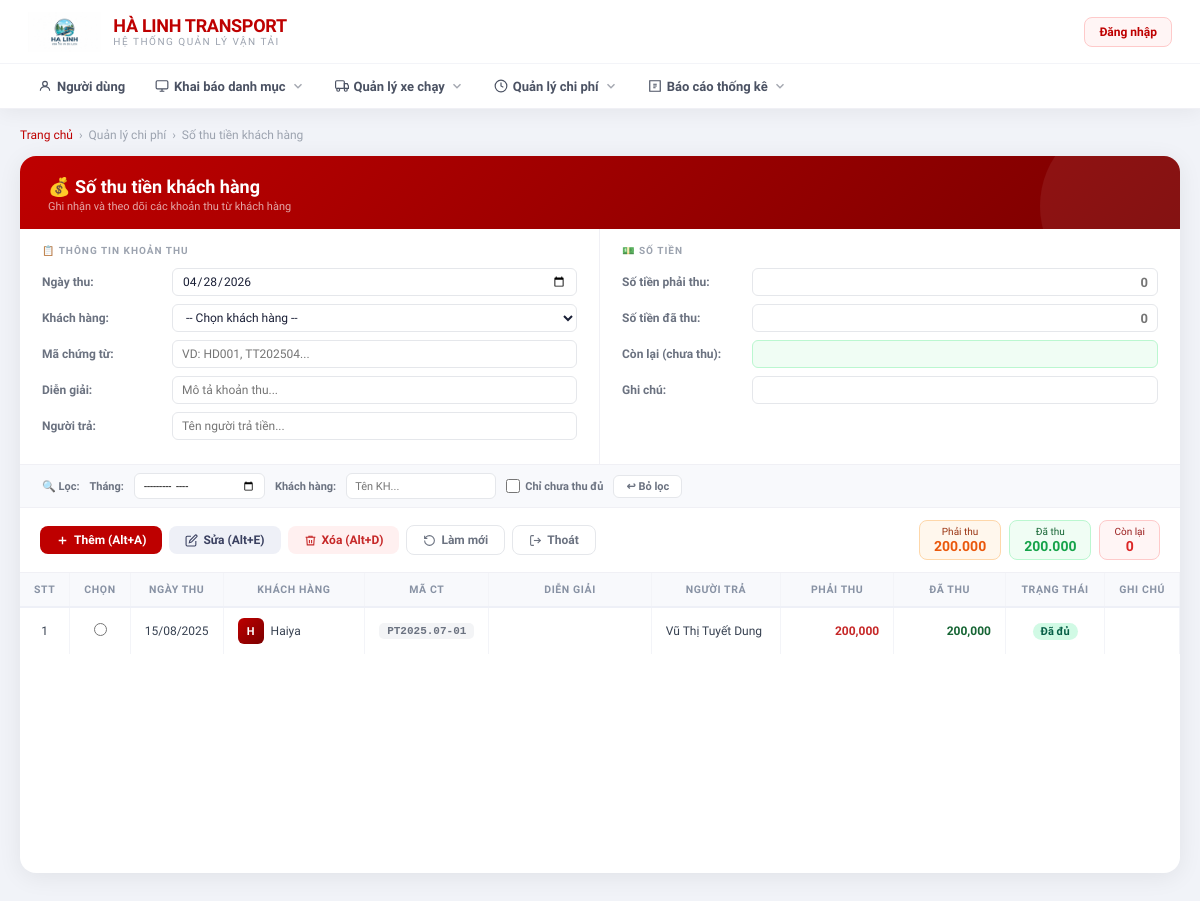
The page /so_thu_khach_hang.php (signed in) on the database its author committed.
### tables this page shows
CREATE TABLE `so_thu_khach_hang` (
  `id` int(11) NOT NULL,
  `ngay_thu` date DEFAULT NULL,
  `khach_hang` varchar(255) DEFAULT NULL,
  `loai_xe_chay` varchar(50) DEFAULT 'Công nhân',
  `ma_chung_tu` varchar(50) DEFAULT NULL,
  `dien_giai` varchar(255) DEFAULT NULL,
  `so_tien_phai_thu` decimal(15,0) DEFAULT 0,
  `so_tien_da_thu` decimal(15,0) DEFAULT 0,
  `ghi_chu` text DEFAULT NULL,
  `nguoi_tra` varchar(100) DEFAULT NULL
);

### so_thu_khach_hang.php (the view, shortened to what this page needs)
<?php
include 'conn.php';
$conn->query("CREATE TABLE IF NOT EXISTS `so_thu_khach_hang` (
    `id` int(11) NOT NULL AUTO_INCREMENT,
    `ngay_thu` date DEFAULT NULL,
    `khach_hang` varchar(255) DEFAULT NULL,
    `ma_chung_tu` varchar(50) DEFAULT NULL,
    `dien_giai` varchar(255) DEFAULT NULL,
    `nguoi_tra` varchar(100) DEFAULT NULL,
    `so_tien_phai_thu` decimal(15,0) DEFAULT 0,
    `so_tien_da_thu` decimal(15,0) DEFAULT 0,
    `ghi_chu` text DEFAULT NULL,
    PRIMARY KEY (`id`)
) ENGINE=InnoDB DEFAULT CHARSET=utf8mb4 COLLATE=utf8mb4_general_ci;");
$conn->query("ALTER TABLE so_thu_khach_hang ADD COLUMN IF NOT EXISTS `nguoi_tra` varchar(100) DEFAULT NULL");
$res = $conn->query("SELECT * FROM so_thu_khach_hang ORDER BY ngay_thu DESC, id DESC");
?>
<!DOCTYPE html>
<html lang="vi">
<head>
</head>
<body>
<?php include 'navbar.php'; ?>
<div class="page-wrapper">
    <div class="breadcrumb">
        <a href="index.php">Trang chủ</a> <span>›</span>
        <span>Quản lý chi phí</span> <span>›</span>
        <span>Số thu tiền khách hàng</span>
    </div>
    <div class="card">
        <div class="card-header">
            <h1>💰 Số thu tiền khách hàng</h1>
            <p>Ghi nhận và theo dõi các khoản thu từ khách hàng</p>
        </div>
        <form id="mainForm" method="POST" action="save_so_thu.php">
        <div class="form-panel">
            <div class="form-col">
                <div class="col-title">📋 Thông tin khoản thu</div>
                <div class="field-row"><label>Ngày thu:</label><input type="date" name="ngay_thu" id="ngay_thu" value="<?=date('Y-m-d')?>"></div>
                <div class="field-row">
                    <label>Khách hàng:</label>
                    <select name="khach_hang" id="khach_hang">
                        <option value="">-- Chọn khách hàng --</option>
                    </select>
                </div>
                <div class="field-row"><label>Mã chứng từ:</label><input type="text" name="ma_chung_tu" id="ma_chung_tu" placeholder="VD: HD001, TT202504..."></div>
                <div class="field-row"><label>Diễn giải:</label><input type="text" name="dien_giai" id="dien_giai" placeholder="Mô tả khoản thu..."></div>
                <div class="field-row"><label>Người trả:</label><input type="text" name="nguoi_tra" id="nguoi_tra" placeholder="Tên người trả tiền..."></div>
            </div>
            <div class="form-col">
                <div class="col-title">💵 Số tiền</div>
                <div class="field-row"><label>Số tiền phải thu:</label><input type="text" name="so_tien_phai_thu" id="so_tien_phai_thu" class="money-red" onkeyup="formatNum(this);tinhConLai();" placeholder="0"></div>
                <div class="field-row"><label>Số tiền đã thu:</label><input type="text" name="so_tien_da_thu" id="so_tien_da_thu" class="money-green" onkeyup="formatNum(this);tinhConLai();" placeholder="0"></div>
                <div class="field-row"><label>Còn lại (chưa thu):</label><input type="text" id="con_lai_display" class="con-lai-field" readonly></div>
                <div class="field-row"><label>Ghi chú:</label><input type="text" name="ghi_chu" id="ghi_chu"></div>
            </div>
        </div>
        <div class="filter-bar">
            <label>🔍 Lọc:</label>
            <label>Tháng:</label><input type="month" id="f_thang" onchange="filterTable()">
            <label>Khách hàng:</label><input type="text" id="f_kh" oninput="filterTable()" placeholder="Tên KH..." style="width:150px;">
            <label style="display:flex;align-items:center;gap:5px;"><input type="checkbox" id="f_chuathu" onchange="filterTable()"> Chỉ chưa thu đủ</label>
            <button type="button" onclick="resetFilter()" class="btn-filter">↩ Bỏ lọc</button>
        </div>
        <div class="toolbar">
            <button type="button" class="btn btn-add" onclick="submitAdd()">
                <svg width="13" height="13" fill="none" stroke="currentColor" stroke-width="2.5" viewBox="0 0 24 24"><path d="M12 5v14M5 12h14"/></svg>Thêm (Alt+A)
            </button>
            <button type="button" class="btn btn-edit" onclick="submitEdit()">
                <svg width="13" height="13" fill="none" stroke="currentColor" stroke-width="2" viewBox="0 0 24 24"><path d="M11 4H4a2 2 0 0 0-2 2v14a2 2 0 0 0 2 2h14a2 2 0 0 0 2-2v-7"/><path d="M18.5 2.5a2.121 2.121 0 0 1 3 3L12 15l-4 1 1-4 9.5-9.5z"/></svg>Sửa (Alt+E)
            </button>
            <button type="button" class="btn btn-del" onclick="deleteRow()">
                <svg width="13" height="13" fill="none" stroke="currentColor" stroke-width="2" viewBox="0 0 24 24"><polyline points="3 6 5 6 21 6"/><path d="M19 6l-1 14H6L5 6"/><path d="M10 11v6M14 11v6"/><path d="M9 6V4h6v2"/></svg>Xóa (Alt+D)
            </button>
            <button type="button" class="btn btn-new" onclick="clearForm()">
                <svg width="13" height="13" fill="none" stroke="currentColor" stroke-width="2" viewBox="0 0 24 24"><path d="M3 12a9 9 0 1 0 9-9 9.75 9.75 0 0 0-6.74 2.74L3 8"/><path d="M3 3v5h5"/></svg>Làm mới
            </button>
            <button type="button" class="btn btn-exit" onclick="window.location.href='index.php'">
                <svg width="13" height="13" fill="none" stroke="currentColor" stroke-width="2" viewBox="0 0 24 24"><path d="M9 21H5a2 2 0 0 1-2-2V5a2 2 0 0 1 2-2h4"/><polyline points="16 17 21 12 16 7"/><line x1="21" y1="12" x2="9" y2="12"/></svg>Thoát
            </button>
            <div class="summary-group">
                <div class="sbox sbox-orange">Phải thu<span id="sum_phai">0</span></div>
                <div class="sbox sbox-green">Đã thu<span id="sum_da">0</span></div>
                <div class="sbox sbox-red">Còn lại<span id="sum_con">0</span></div>
            </div>
        </div>
        </form>
        <div class="grid-wrapper">
        <table id="mainTable">
        <thead><tr>
            <th width="40">Stt</th><th width="40">Chọn</th><th width="90">Ngày thu</th>
            <th width="150">Khách hàng</th><th width="110">Mã CT</th>
            <th width="180">Diễn giải</th><th width="130">Người trả</th>
            <th width="120">Phải thu</th><th width="120">Đã thu</th>
            <th width="100">Trạng thái</th><th>Ghi chú</th>
        </tr></thead>
        <tbody id="tableBody">
        <?php $stt=1; while($r=$res->fetch_assoc()):
            $con_lai = $r['so_tien_phai_thu'] - $r['so_tien_da_thu'];
            $initial = strtoupper(mb_substr($r['khach_hang'], 0, 1));
        ?>
        <tr onclick="selectRow(this)"
            data-id="<?=$r['id']?>" data-ngay="<?=$r['ngay_thu']?>"
            data-kh="<?=htmlspecialchars($r['khach_hang']??'')?>"
            data-mact="<?=htmlspecialchars($r['ma_chung_tu']??'')?>"
            data-dg="<?=htmlspecialchars($r['dien_giai']??'')?>"
            data-nguoitra="<?=htmlspecialchars($r['nguoi_tra']??'')?>"
            data-phai="<?=$r['so_tien_phai_thu']?>" data-da="<?=$r['so_tien_da_thu']?>"
            data-ghichu="<?=htmlspecialchars($r['ghi_chu']??'')?>">
            <td><?=$stt++?></td>
            <td><input type="radio" name="row_select" value="<?=$r['id']?>" onclick="event.stopPropagation();"></td>
            <td><?=date('d/m/Y',strtotime($r['ngay_thu']))?></td>
            <td class="td-left">
                <div class="kh-cell">
                    <div class="kh-av"><?=$initial?></div>
                    <span><?=htmlspecialchars($r['khach_hang']??'')?></span>
                </div>
            </td>
            <td><span class="ct-badge"><?=htmlspecialchars($r['ma_chung_tu']??'')?></span></td>
            <td class="td-left"><?=htmlspecialchars($r['dien_giai']??'')?></td>
            <td class="td-left"><?=htmlspecialchars($r['nguoi_tra']??'')?></td>
            <td class="money-red"><?=number_format($r['so_tien_phai_thu'])?></td>
            <td class="money-green"><?=number_format($r['so_tien_da_thu'])?></td>
            <td><?= $con_lai > 0
                ? '<span class="status-debt">Còn '.number_format($con_lai).'</span>'
                : '<span class="status-ok">Đã đủ</span>'
            ?></td>
            <td class="td-left"><?=htmlspecialchars($r['ghi_chu']??'')?></td>
        </tr>
        <?php endwhile; ?>
        </tbody>
        </table>
        </div>
    </div>
</div>
</body>
</html>

### navbar.php (style rules this page uses)
*, *::before, *::after { box-sizing: border-box; }

### rows shown on the page
so_thu_khach_hang: ngay_thu "15/08/2025", khach_hang "H", khach_hang "Haiya", ma_chung_tu "PT2025.07-01", nguoi_tra "Vũ Thị Tuyết Dung", so_tien_phai_thu "200,000", so_tien_da_thu "200,000", shows "Đã đủ"
